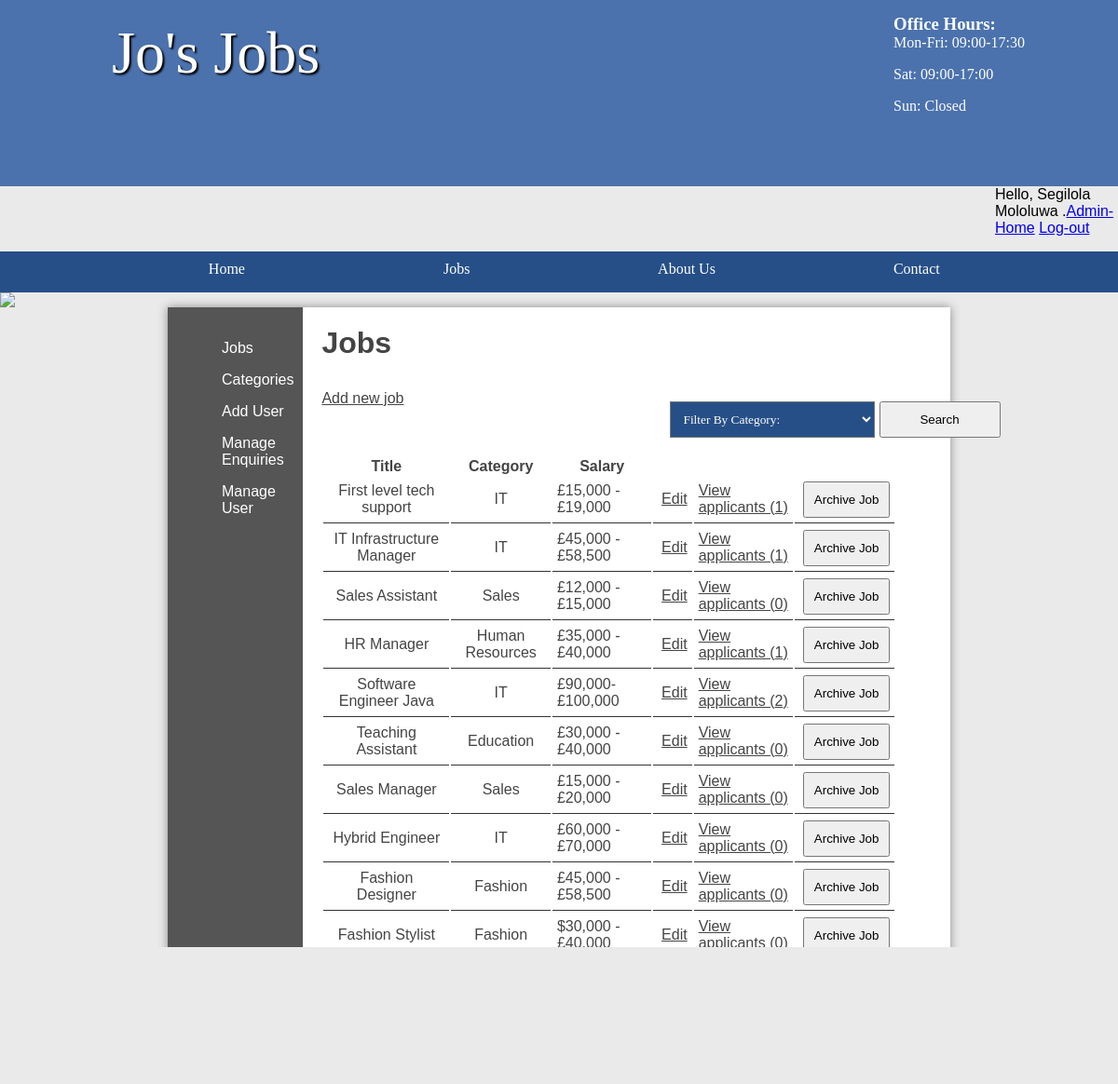
/admin/jobs (signed in), run on the app's committed database.
### tables this page shows
CREATE TABLE `job` (
  `id` int(11) NOT NULL AUTO_INCREMENT,
  `title` varchar(45) DEFAULT NULL,
  `description` longblob DEFAULT NULL,
  `salary` varchar(45) DEFAULT NULL,
  `closingDate` date DEFAULT NULL,
  `categoryId` int(11) DEFAULT NULL,
  `location` varchar(255) DEFAULT NULL,
  `archive` tinyint(4) DEFAULT NULL,
  `userId` int(5) DEFAULT NULL,
  PRIMARY KEY (`id`)
);

CREATE TABLE `category` (
  `name` varchar(50) NOT NULL,
  `categoryId` int(11) NOT NULL AUTO_INCREMENT,
  PRIMARY KEY (`categoryId`)
);

### functions/loadTemplate.php (called while the page is built, shortened)
<?php
function loadTemplate($fileName, $templateVars)
{
    extract($templateVars);
    require $fileName;
    return ob_get_clean();
}

### public/index.php (called while the page is built, shortened)
<?php
require '../functions/loadTemplate.php';
$pageController = new PageController($_GET, $_POST);
if ($_SERVER['REQUEST_URI'] !== '/') {
    $functionName = ltrim(explode('?', $_SERVER['REQUEST_URI'])[0], '/');
    if (str_contains($functionName, '/')) {
        $r = explode('/', $functionName);
        $pageController = new $loadController($_GET, $_POST);
        $functionName = $r[1] ?? 'home';
    }
    $page = $pageController->$functionName();
} else {
    $page = $pageController->home();
}
$output = loadTemplate('../templates/' . $page['template'], $page['variables']);
require '../templates/layout/layout.html.php';

### controller/AdminController.php (called while the page is built, shortened)
<?php
class AdminController
{
    private $dbName;
    public function __construct(array $get, array $post, $dbName = 'job')
    {
        $this->dbName = $dbName;
    }
    public function jobs(): array
    {
        $jobsTable = new DatabaseTable('job', 'id', $this->dbName);
        $categoryTable = new DatabaseTable('category', 'id', $this->dbName);
        $category = $categoryTable->findAll();
        $stmt = 'SELECT j.id, j.title, j.description, j.salary, j.categoryId, j.archive, (SELECT count(*) FROM applicants WHERE jobId = j.id) as count, c.id as catId, c.name
             FROM job j LEFT JOIN category c ON c.id = j.categoryId';
        $criteria = [];
        $jobs = $jobsTable->custom($stmt, $criteria, false);
        return ['template' => '../templates/admin/jobs.html.php',
            'variables' => ['jobs' => $jobs, 'category' => $category],
            'title' => 'Jo\'s Jobs - Job List'
        ];
    }
}

### Database/DatabaseTable.php (called while the page is built, shortened)
<?php
class DatabaseTable
{
    private $pdo;
    public function __construct($table, $primaryKey, $dbName = 'job')
    {
        $this->pdo = new PDO('mysql:dbname='.$dbName.';host=mysql', 'student', 'student');
    }
    public function custom($stmt, $criteria = [], $checkFetch = true)
    {
        try {
            $stmt = $this->pdo->prepare($stmt);
            $stmt->execute($criteria);
            if ($checkFetch) {
                return $stmt->fetch();
            } else {
                return $stmt->fetchAll();
            }
        } catch (PDOException $e) {
            echo $e;
        }
    }
}

### templates/admin/jobs.html.php (the view, shortened to what this page needs)
<main class="sidebar">
    <?php require 'admin-sidebar.html.php' ?>
    <section class="right">
        <h2>Jobs</h2>
        <a class="new" href="addJob">Add new job</a>
        <div>
            <form action="jobs" class="job-filter" method="get">
                <select name="id">
                    <option disabled selected>Filter By Category: </option>
                </select>
                <input type="submit" name="submit" value="Search"/>
            </form>
        </div>
        <?php
        echo '<table>';
        echo '<thead>';
        echo '<tr>';
        echo '<th style="width: 19%">Title</th>';
        echo '<th class="category" style="width: 15%">Category</th>';
        echo '<th class="salary" style="width: 15%">Salary</th>';
        echo '<th style="width: 5%">&nbsp;</th>';
        echo '<th style="width: 15%">&nbsp;</th>';
        echo '<th style="width: 5%">&nbsp;</th>';
        echo '<th style="width: 5%">&nbsp;</th>';
        echo '</tr>';
        foreach ($jobs as $job) {
            echo '<tr>';
            echo '<td style="text-align: center">' . $job['title'] . '</td>';
            echo '<td style="text-align: center">' . $job['name'] . '</td>';
            echo '<td>' . $job['salary'] . '</td>';
            echo '<td><a style="float: right" href="editjob?id=' . $job['id'] . '">Edit</a></td>';
            echo '<td><a style="float: right" href="applicants?id=' . $job['id'] . '">View applicants (' . $job['count'] . ')</a></td>';
            echo '<td><form method="post" action="archiveJob">';
            if ($job['archive'] == 1) {
                echo '<input type="submit" name="submit" value="Un-Archive Job" />';
                echo '<input type="hidden" name="archive" value="0" />';
            } else {
                echo '<input type="submit" name="submit" value="Archive Job" />';
            }
            echo '</form></td>';
            echo '</tr>';
        }
        echo '</thead>';
        echo '</table>';
        ?>
    </section>
</main>

### public/styles.css (style rules this page uses)
* { margin: 0; padding: 0; }
html { font-family: 'Oxygen-Regular', verdana, sans-serif; }
body { background-color: #eaeaea; }
main a { color: #333; }
main { min-height: 50vh; background-color: #fff; width: 70vw; display: block; margin: auto; box-shadow: 0px 0px 10px #888; color: #444; }
main h2 { font-size: 2em; }
p, li, h2 { margin-bottom: 1em; }
form select, form label, form input, form textarea { float: left; width: 200px; padding: 10px; margin-top: 20px; }
input[type="submit"] { clear: both; margin-left: 220px; width: 220px; cursor: pointer }
section a { color: #444; }
form select { width: 220px; }
table { width: 100%; margin-top: 20px; }
td { padding: 5px; border-bottom: 1px solid #333; }
.stock, .sidebar { display: table; }
.stock .products, .sidebar .right { display: table-cell; padding: 20px; }
table td input[type="submit"] { margin: 0; float: right; width: auto; padding: auto; }
.right { padding: 20px; }
.job-filter { margin-left: 57%; margin-top: -4%; display: inline-flex; }
.job-filter select { background-color: #264f87; font-family: 'Oxygen-Regular'; color: white; }
.job-filter input[type="submit"] { clear: none; margin-left: 5px; width: 130px; padding: 9.5px; border-radius: 4px solid #ffffff; cursor: pointer; }

### data on the page
job: title "First level tech support", categoryId.name "IT", salary "£15,000 - £19,000", count "1"
job: title "IT Infrastructure Manager", categoryId.name "IT", salary "£45,000 - £58,500", count "1"
job: title "Sales Assistant", categoryId.name "Sales", salary "£12,000 - £15,000", count "0"
job: title "HR Manager", categoryId.name "Human Resources", salary "£35,000 - £40,000", count "1"
job: title "Software Engineer Java", categoryId.name "IT", salary "£90,000-£100,000", count "2"
job: title "Teaching Assistant", categoryId.name "Education", salary "£30,000 - £40,000", count "0"
job: title "Sales Manager", categoryId.name "Sales", salary "£15,000 - £20,000", count "0"
job: title "Hybrid Engineer", categoryId.name "IT", salary "£60,000 - £70,000", count "0"
job: title "Fashion Designer", categoryId.name "Fashion", salary "£45,000 - £58,500", count "0"
job: title "Fashion Stylist", categoryId.name "Fashion", salary "$30,000 - £40,000", count "0"

### other printed values
$_SESSION['userDetails']['fullName'] "Segilola Mololuwa"
